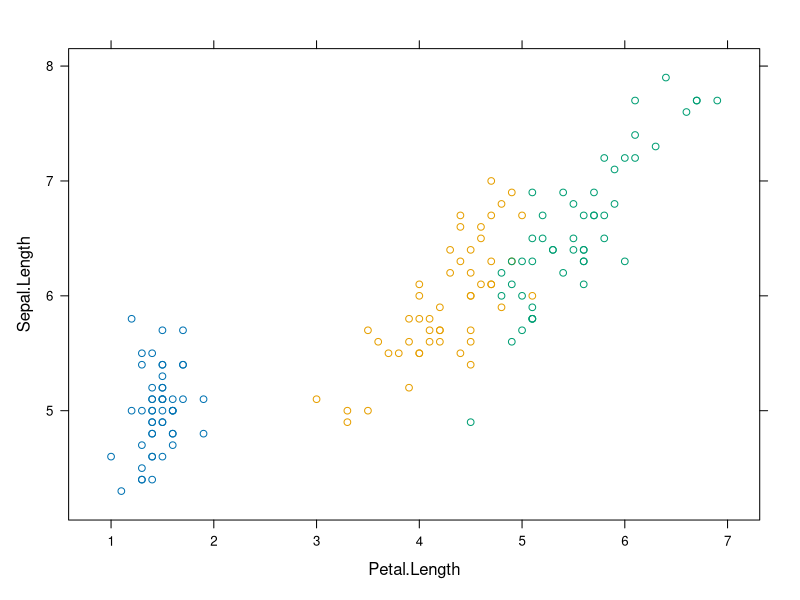
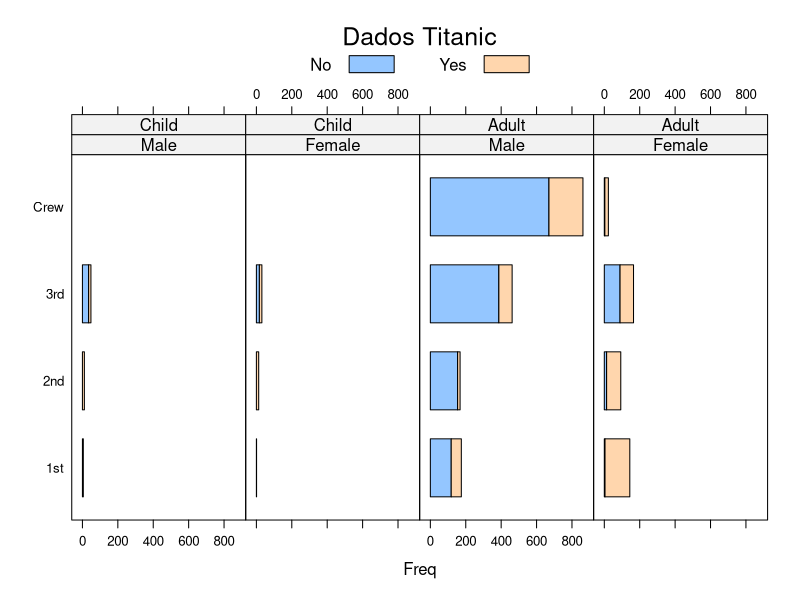
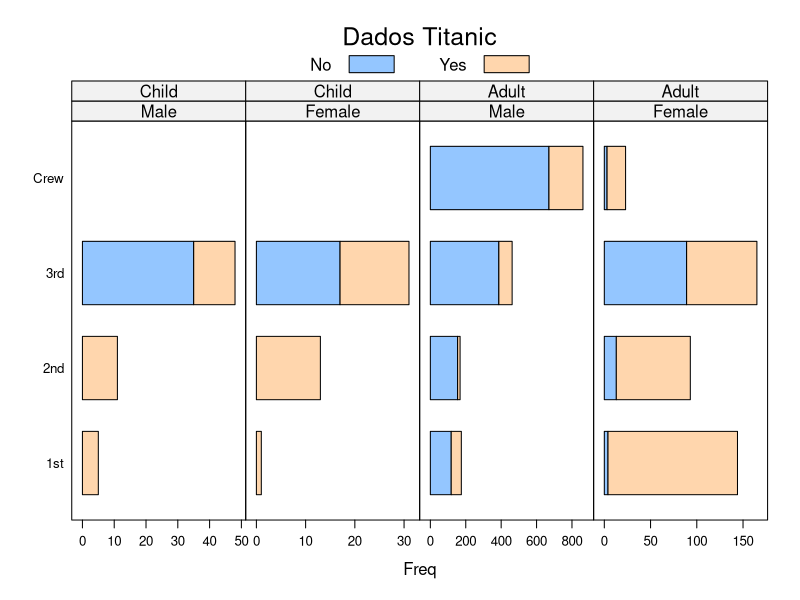
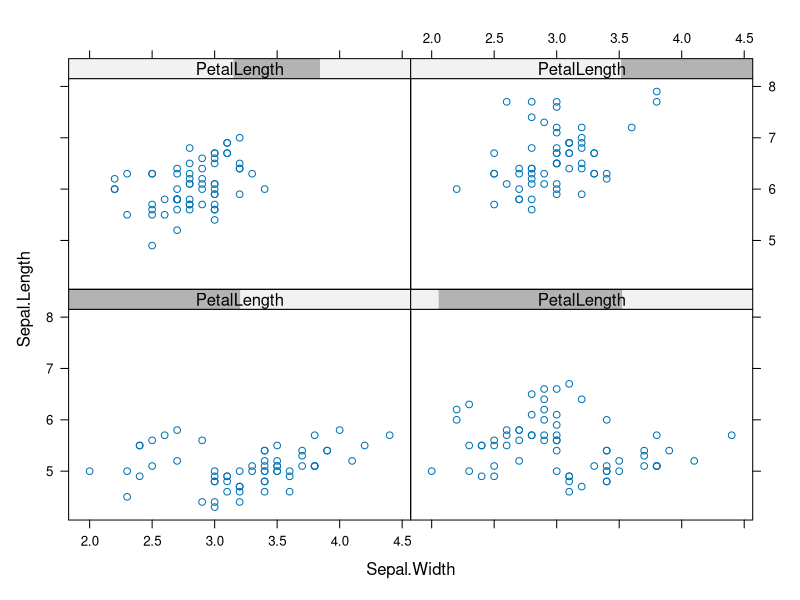
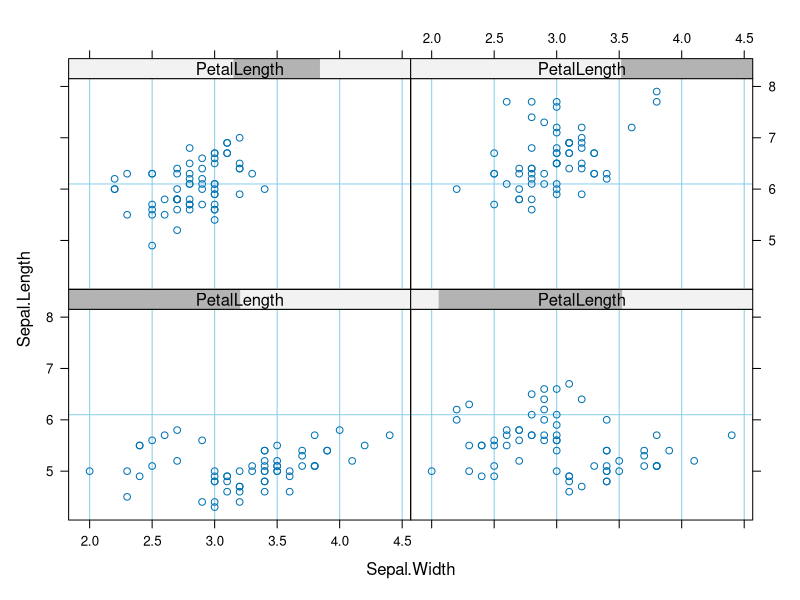
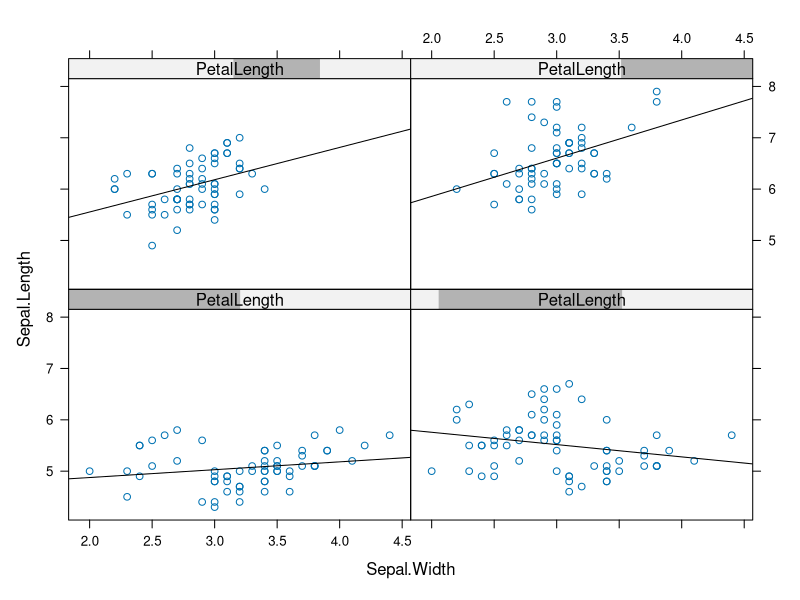
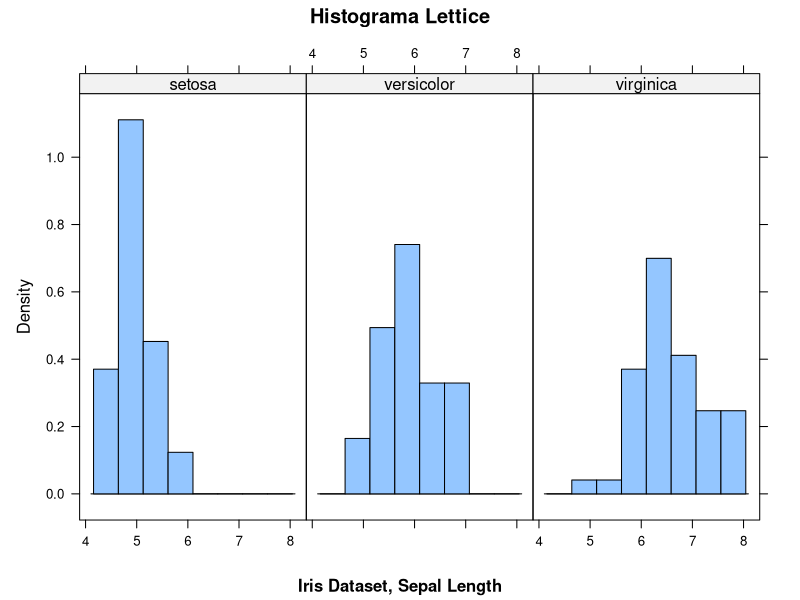
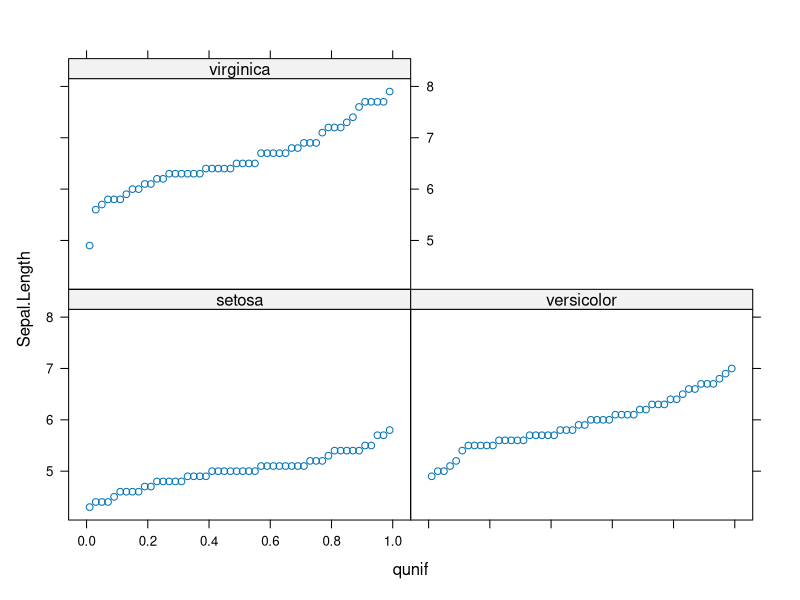

These figures' R source, in order:
# Lattice

# O conceito do Lattice é agrupar os dados e criar visualizações de forma que
# fique mais fácil a busca por padrẽs

# Instala e carrega o pacote
install.packages('lattice')
library(lattice)

# ScatterPlot com Lattice
View(iris)
xyplot(data = iris, groups = Species, Sepal.Length ~ Petal.Length)

# BarPlots com dataset Titanic
?Titanic

barchart(Class ~ Freq | Sex + Age, data = as.data.frame(Titanic),
         groups = Survived, stack = T, layout = c(4, 1),
         auto.key = list(title = 'Dados Titanic', columns = 2))

barchart(Class ~ Freq | Sex + Age, data = as.data.frame(Titanic),
         groups = Survived, stack = T, layout = c(4, 1),
         auto.key = list(title = 'Dados Titanic', columns = 2),
         scales = list(x = 'free'))

# Contagem de elementos
PetalLength <- equal.count(iris$Petal.Length, 4)
PetalLength

# Scatterplots
xyplot(Sepal.Length~Sepal.Width | PetalLength, data = iris)

xyplot(Sepal.Length~Sepal.Width | PetalLength, data = iris,
       panel = function(...) {
         panel.grid(h = 1, v = -1, col.line = 'skyblue')
         panel.xyplot(...)})

xyplot(Sepal.Length~Sepal.Width | PetalLength, data = iris,
       panel = function(x,y,...) {
         panel.xyplot(x,y,...)
         mylm <- lm(y~x)
         panel.abline(mylm)})

histogram(~Sepal.Length | Species, xlab = '',
          data = iris, layout=c(3,1), type = 'density',
          main = 'Histograma Lettice', sub = 'Iris Dataset, Sepal Length')

# Distribuição dos dados
qqmath(~ Sepal.Length | Species, data = iris, distribution = qunif)

# Boxplot
bwplot(Species~Sepal.Length, data = iris)

# ViolinPlot
bwplot(Species~Sepal.Length, data = iris,
       panel = panel.violin)
